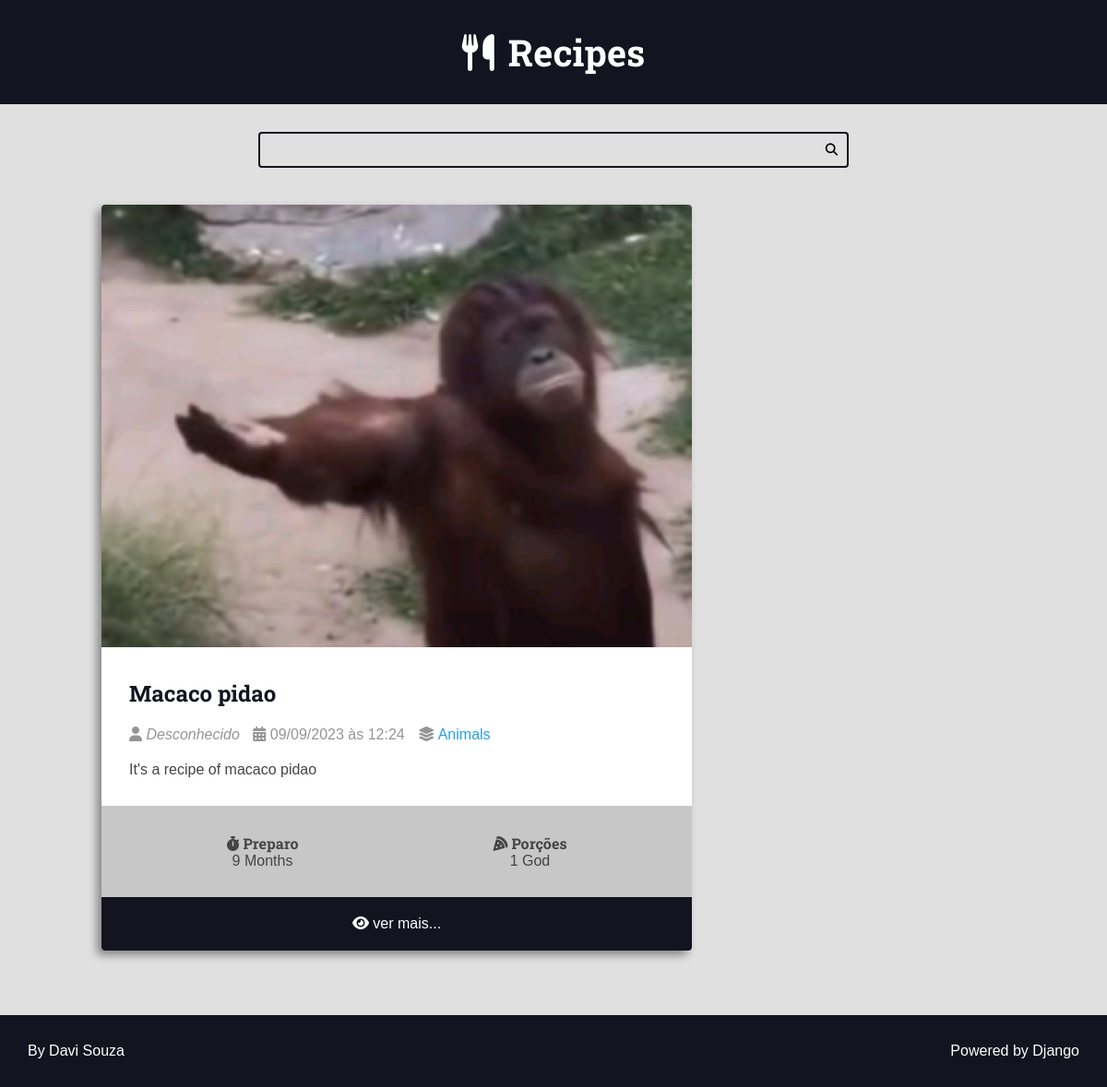
/recipes/category/5/, run on the app's committed database.
### recipes/models.py (models this page shows, shortened)
class Recipe(models.Model):
    title = models.CharField(max_length=65)
    description = models.CharField(max_length=165)
    slug = models.SlugField(blank=True, unique=True)
    preparation_time = models.IntegerField()
    preparation_time_unit = models.CharField(max_length=65)
    servings = models.IntegerField()
    servings_unit = models.CharField(max_length=65)
    preparation_steps = models.TextField()
    preparation_steps_is_html = models.BooleanField(default=False)
    created_at = models.DateTimeField(auto_now_add=True)
    updated_at = models.DateTimeField(auto_now=True)
    is_published = models.BooleanField(default=False)
    cover = models.ImageField(
        upload_to='recipes/covers/%Y/%m/%d/', blank=True, null=True)
    category = models.ForeignKey(
        Category, on_delete=models.SET_NULL, null=True, blank=True,
        default=None)
    author = models.ForeignKey(
        Authors, on_delete=models.SET_NULL, null=True)

class Category(models.Model):
    name = models.CharField(max_length=65)

### recipes/views.py (the view, shortened to what this page needs)
# urls.py: path('recipes/category/<int:category_id>/',
def category(request, category_id):
    recipes = Recipe.objects.filter(
        category__id=category_id, is_published=True)
    page_obj, pagination_range = make_pagination(request, recipes, PER_PAGE)
    context = {'recipes': page_obj,
               'pagination_range': pagination_range,
               'title': f'{recipes.first().category.name} | ',
               }
    return render(request, 'recipes/pages/category.html', context, status=200)

### utils/pagination.py (called while the page is built)
def make_pagination(request, queryset, per_page, qty_pages=4):
    try:
        current_page = int(request.GET.get('page', 1))
    except ValueError:
        current_page = 1
    paginator = Paginator(queryset, per_page)
    page_obj = paginator.get_page(current_page)
    pagination_range = make_pagination_range(
        paginator.page_range,
        qty_pages,
        current_page
    )
    return page_obj, pagination_range

### recipes/templates/recipes/pages/category.html (shortened to what this page needs)
{% extends 'global/base.html' %}
{% block content %}
    <div class="main-content main-content-list container">
        {% for recipe in recipes %}
            {% include '../partials/recipe-cards.html' %}
        {% endfor %}
    </div>
{% endblock content %}

### recipes/templates/recipes/partials/recipe-cards.html (shortened to what this page needs)
<div class="recipe recipe-list-item">
    <div class="recipe-cover">
        {% if recipe.cover %}
        <a href="{% url 'recipes:recipe' recipe.slug %}">
            <img src="{{recipe.cover.url}}" alt="Temp">
        </a>
        {% endif %}
    </div>
    <div class="recipe-title-container">
        <h2 class="recipe-title">
            <a href="{% url 'recipes:recipe' recipe.slug %}">
                {{recipe.title}}
            </a>
        </h2>
    </div>
    <div class="recipe-author">
        <span class="recipe-author-item">
            <i class="fas fa-user"></i>
            {% if recipe.author is not None %}
            {% if recipe.author.first_name %}
            {{recipe.author.first_name}} {{recipe.author.last_name}}
            {% else %}
            {{recipe.author.username}}
            {% endif %}
            {% else %}
            <em>Desconhecido</em>
            {% endif %}
        </span>
        <span class="recipe-author-item">
            <i class="fas fa-calendar-alt"></i>
            {{recipe.created_at|date:"d/m/Y"}} às {{recipe.created_at|date:"H:i"}}
        </span>
        {% if recipe.category is not None %}
        <span class="recipe-author-item">
            <i class="fas fa-layer-group"></i>
            <span> <a href="{% url 'recipes:category' recipe.category.id %}"> {{recipe.category.name}} </a> </span>
        </span>
        {% endif %}
    </div>
    <div class="recipe-content">
        <p> {{recipe.description}} </p>
    </div>
    <div class="recipe-meta-container">
        <div class="recipe-meta recipe-preparation">
            <h3 class="recipe-meta-title"><i class="fas fa-stopwatch"></i> Preparo</h3>
            <div class="recipe-meta-text">
                {{recipe.preparation_time}} {{recipe.preparation_time_unit}}
            </div>
        </div>
        <div class="recipe-meta recipe-servings">
            <h3 class="recipe-meta-title"><i class="fas fa-pizza-slice"></i> Porções</h3>
            <div class="recipe-meta-text">
                {{recipe.servings}} {{recipe.servings_unit}}
            </div>
        </div>
    </div>
    {% if not is_detail_page %}
    <footer class="recipe-footer">
        <a class="recipe-read-more button button-dark button-full-width" href="{% url 'recipes:recipe' recipe.slug%}">
            <i class="fas fa-eye"></i>
            <span>ver mais...</span>
        </a>
    </footer>
    {% endif %}
</div>

### static/global/css/styles.css (style rules this page uses)
:root { --color-primary: #269fe6; --color-primary-hover: #2086c2; --color-primary-dark: #13141f; --color-primary-dark-hover: #212336; --color-primary-light: #d4ecfa; --color-primary-light-hover: #bdd8e7; --color-white: #fff; --color-black: #000; --color-dark-text: #444; --color-info-light: #cce5ff; --color-debug-light: #cce5ff; --color-success-light: #d4edda; --color-alert-light: #fff3cd; --color-warning-light: #fff3cd; --color-error-light: #f8d7da; --color-info-dark: #4d86c4; --color-debug-dark: #4d86c4; --color-success-dark: #4a9c5d; --color-alert-dark: #927f40; --color-warning-dark: #927f40; --color-error-dark: #cc2e3b; --color-error-dark-hover: #b83842; --color-gray-0: #f9f9f9; --color-gray-1: #e0e0e0; --color-gray-2: #c7c7c7; --color-gray-3: #aeaeae; --color-gray-4: #959595; --color-gray-5: #7d7d7d; --color-gray-6: #646464; --color-gray-7: #4b4b4b; --color-gray-8: #323232; --color-gray-9: #191919; --font-primary: sans-serif; --font-headings: 'Roboto Slab', serif; --spacing-gutter-medium: 3rem; --spacing-gutter-large: 4rem; }
* { padding: 0; margin: 0; box-sizing: border-box; }
html { font-size: 62.5%; }
body { background: var(--color-gray-1); font-size: 1.6rem; font-family: var(--font-primary); color: var(--color-dark-text); }
h1, h2, h3, h4, h5, h6 { font-family: var(--font-headings); }
img { max-width: 100%; }
.container { max-width: 144rem; margin: 0 auto; padding: var(--spacing-gutter-medium); }
.main-content { padding-top: 0; }
.main-content-list { display: grid; grid-template-columns: repeat(auto-fit, minmax(340px, 1fr)); gap: var(--spacing-gutter-large); }
.recipe { background: var(--color-white); box-shadow: -5px 5px 10px rgba(0, 0, 0, .4); transform: scale(1); transition: all 250ms ease-in-out; border-radius: 4px; overflow: hidden; }
.recipe img { max-width: 100%; }
.recipe-list-item { max-width: 64rem; height: fit-content; }
.recipe-title-container { padding: var(--spacing-gutter-medium); padding-bottom: 2rem; }
.recipe-title-container a { text-decoration: none; color: var(--color-primary-dark) }
.recipe-author { padding: 0 var(--spacing-gutter-medium); }
.recipe-author a { color: var(--color-primary); transition: all 300ms ease-in-out; text-decoration: none; }
.recipe-author-item { color: var(--color-gray-4); margin-right: 1rem; }
.recipe-content { padding: var(--spacing-gutter-medium); padding-top: 2rem; }
.recipe-meta-container { justify-content: center; display: flex; flex-flow: row wrap; padding: var(--spacing-gutter-medium); background: var(--color-gray-2); }
.recipe-meta { display: flex; flex-flow: column nowrap; flex-shrink: 1; flex-grow: 1; text-align: center; }
.recipe-meta-title { font-size: 1.6rem; }
.recipe-footer a { background: var(--color-primary-dark); display: block; color: var(--color-white); text-decoration: none; text-align: center; padding: 2rem var(--spacing-gutter-medium); transition: all 300ms ease-in-out; }

### data on the page
Recipe: cover (picture), title "Macaco pidao", shows "Desconhecido", created_at "09/09/2023", created_at "12:24", category.name "Animals", description "It's a recipe of macaco pidao", preparation_time "9", preparation_time_unit "Months", servings "1", servings_unit "God"
